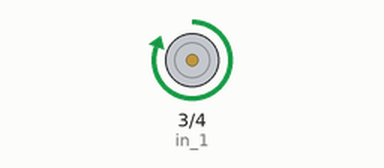
This sketch was run on a simulated Arduino Uno, built with avr-gcc and run on an emulated ATmega328P. Parts: motor-driver pin pairs drawn as motors (green arrow = first pin HIGH = forward, orange = second pin HIGH = backward, longer = more drive).

Above: at 1.5 s.
At 4.5 s:
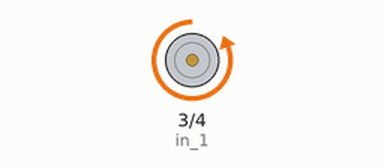
Timing chart, 0 to 7.8 s (numbered marks = the images above):
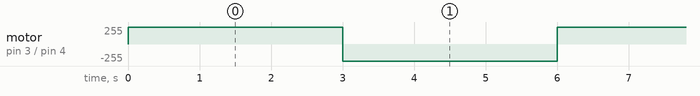

The sketch:

Motor_Direction_Contol.ino
```cpp
int in_1 = 3;
int in_2 = 4;

void setup()
{
  pinMode(in_1, OUTPUT);
  pinMode(in_2, OUTPUT);
}

void motor (int direction) {
  if (direction == 1) {
    digitalWrite(in_1, HIGH);
    digitalWrite(in_2, LOW);
  }
  else {
    digitalWrite(in_1, LOW);
    digitalWrite(in_2, HIGH);
  }
}

void loop() {
  motor (1);
  delay(3000);
  motor (2);
  delay(3000);
}
```

Measured:
- by itself, motor on pin 3 (in_1) / pin 4 (in_2): alternates forward 255/255 for 3.0 s and backward 255/255 for 3.0 s
